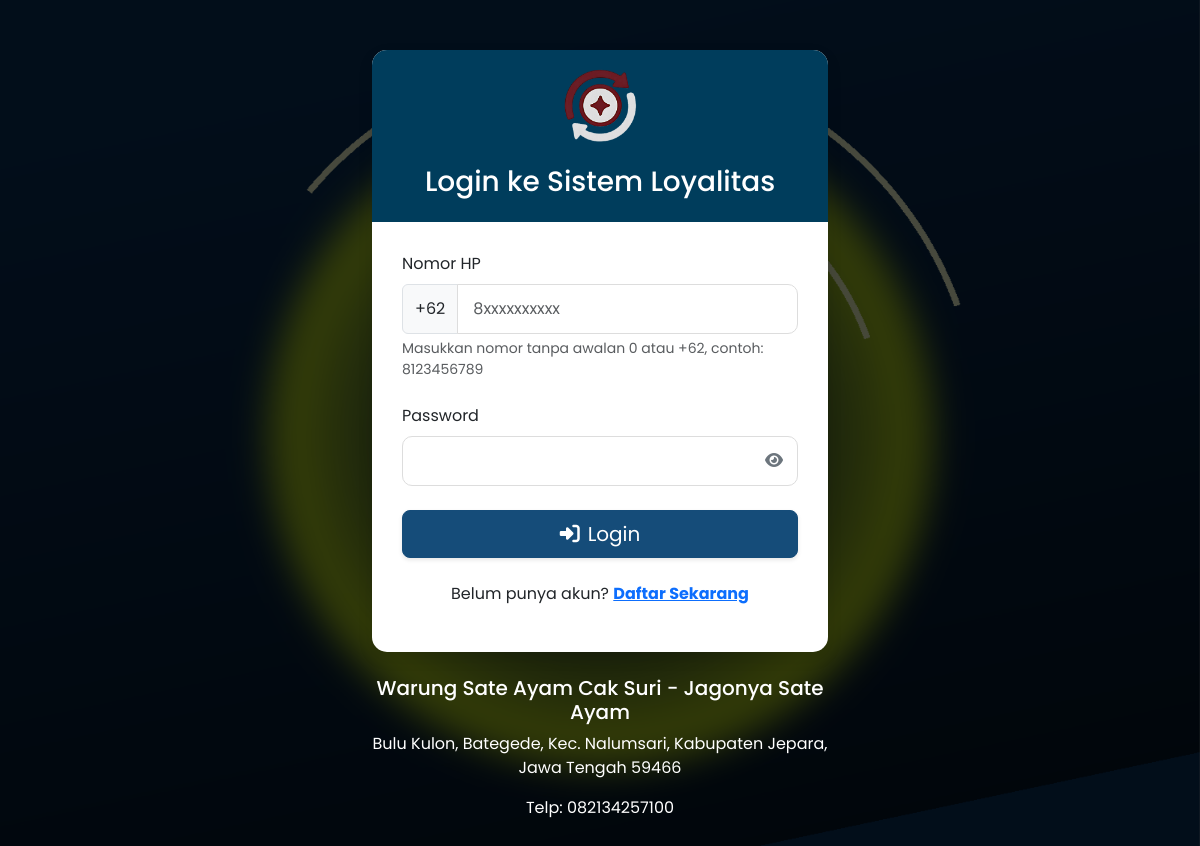
The app's page /old/login.php with its own data.
### tables this page shows
CREATE TABLE `settings` (
  `id` int NOT NULL,
  `setting_key` varchar(50) NOT NULL,
  `setting_value` text NOT NULL,
  `setting_description` text,
  `updated_at` timestamp NULL DEFAULT CURRENT_TIMESTAMP ON UPDATE CURRENT_TIMESTAMP
);

### config/db.php (called while the page is built, shortened)
<?php
function getSetting($conn, $key, $default = '', $businessId = null) {
    if ($businessId === null) {
        $query = "SELECT setting_value FROM settings WHERE setting_key = ? AND business_id IS NULL";
        $stmt = $conn->prepare($query);
        $stmt->bind_param("s", $key);
    } else {
        $query = "SELECT setting_value FROM settings WHERE setting_key = ? AND business_id = ?";
        $stmt = $conn->prepare($query);
        $stmt->bind_param("si", $key, $businessId);
    }
    $stmt->execute();
    $result = $stmt->get_result();
    if ($result->num_rows > 0) {
        $setting = $result->fetch_assoc();
        return $setting['setting_value'];
    }
    return $default;
}
?>

### old/login.php (the view, shortened to what this page needs)
<?php
require_once 'config/db.php';
$basePath = '';
$phone = '';
$siteName = getSetting($conn, 'site_name', 'SuriCrypt Loyalty - Rumah Makan Sate');
?>
<!DOCTYPE html>
<html lang="id">
<head>
    <link href="https://cdn.jsdelivr.net/npm/bootstrap@5.3.0/dist/css/bootstrap.min.css" rel="stylesheet">
    <link rel="stylesheet" href="https://cdnjs.cloudflare.com/ajax/libs/font-awesome/6.4.0/css/all.min.css">
    <link rel="stylesheet" href="<?php echo isset($basePath) ? $basePath : ''; ?>assets/css/style.css">
</head>
<body>
    <div class="container login-container">
        <div class="card">
            <div class="card-header text-center">
                <div class="auth-logo">
                    <img src="assets/images/logo-sate.png" alt="Logo Rumah Makan Sate">
                </div>
                <h3>Login ke Sistem Loyalitas</h3>
            </div>
            <div class="card-body auth-form">
                <form method="POST" action="<?php echo htmlspecialchars($_SERVER["PHP_SELF"]); ?>">
                    <div class="mb-4">
                        <label for="phone" class="form-label">Nomor HP</label>
                        <div class="input-group">
                            <span class="input-group-text">+62</span>
                            <input type="text" class="form-control" id="phone" name="phone" placeholder="8xxxxxxxxxx"
                                value="<?php echo htmlspecialchars(str_replace('62', '', $phone)); ?>" required
                                onkeyup="formatPhoneNumber(this)">
                        </div>
                        <div class="form-text">Masukkan nomor tanpa awalan 0 atau +62, contoh: 8123456789</div>
                    </div>
                    <div class="mb-4">
                        <label for="password" class="form-label">Password</label>
                        <div class="password-container">
                            <input type="password" class="form-control" id="password" name="password" required>
                            <span class="password-toggle" onclick="togglePassword('password')">
                                <i class="fas fa-eye"></i>
                            </span>
                        </div>
                    </div>
                    <div class="d-grid gap-2 mb-4">
                        <button type="submit" class="btn btn-primary btn-lg">
                            <i class="fas fa-sign-in-alt me-2"></i>Login
                        </button>
                    </div>
                </form>
                <div class="text-center">
                    <p>Belum punya akun? <a href="register.php" class="text-primary fw-bold">Daftar Sekarang</a></p>
                </div>
            </div>
        </div>
        <div class="text-center mt-4 text-white">
            <h5><?php echo $siteName; ?></h5>
            <p><?php echo getSetting($conn, 'resto_address', 'Jl. Sate Lezat No. 123, Jakarta'); ?></p>
            <p>Telp: <?php echo getSetting($conn, 'resto_phone', '021-1234567'); ?></p>
        </div>
    </div>
</body>
</html>

### assets/css/style.css (style rules this page uses)
:root { --primary-color: #154c79; --secondary-color: #f8f9fa; --accent-color: #c5d900; --dark-color: #003d5c; --light-color: #e8f4f8; --success-color: #c5d900; --warning-color: #ff9800; --danger-color: #dc3545; }
body { font-family: "Poppins", sans-serif; background-color: #f8f9fa; color: #333; }
.btn-primary { background-color: var(--primary-color); border-color: var(--primary-color); box-shadow: 0 2px 4px rgba(0, 0, 0, 0.1); transition: all 0.3s ease; }
.card { border-radius: 15px; overflow: hidden; box-shadow: 0 6px 15px rgba(0, 0, 0, 0.1); margin-bottom: 20px; border: none; transition: all 0.3s ease; }
.card-header { background-color: var(--dark-color); color: white; font-weight: 600; padding: 15px 20px; border-bottom: none; }
.login-container, .register-container { max-width: 480px; margin: 50px auto; position: relative; z-index: 10; }
.auth-form { padding: 30px; }
.auth-logo { text-align: center; margin-bottom: 20px; }
.auth-logo img { height: 80px; }
.form-control { border-radius: 10px; padding: 12px 15px; border: 1px solid #ddd; transition: all 0.3s ease; }
.password-container { position: relative; }
.password-container .password-toggle { position: absolute; top: 50%; right: 15px; transform: translateY(-50%); cursor: pointer; color: #6c757d; transition: color 0.3s ease; }

### records on screen
settings: setting_value "Warung Sate Ayam Cak Suri - Jagonya Sate Ayam"
settings: setting_value "Bulu Kulon, Bategede, Kec. Nalumsari, Kabupaten Jepara, Jawa Tengah 59466"
settings: setting_value "082134257100"
